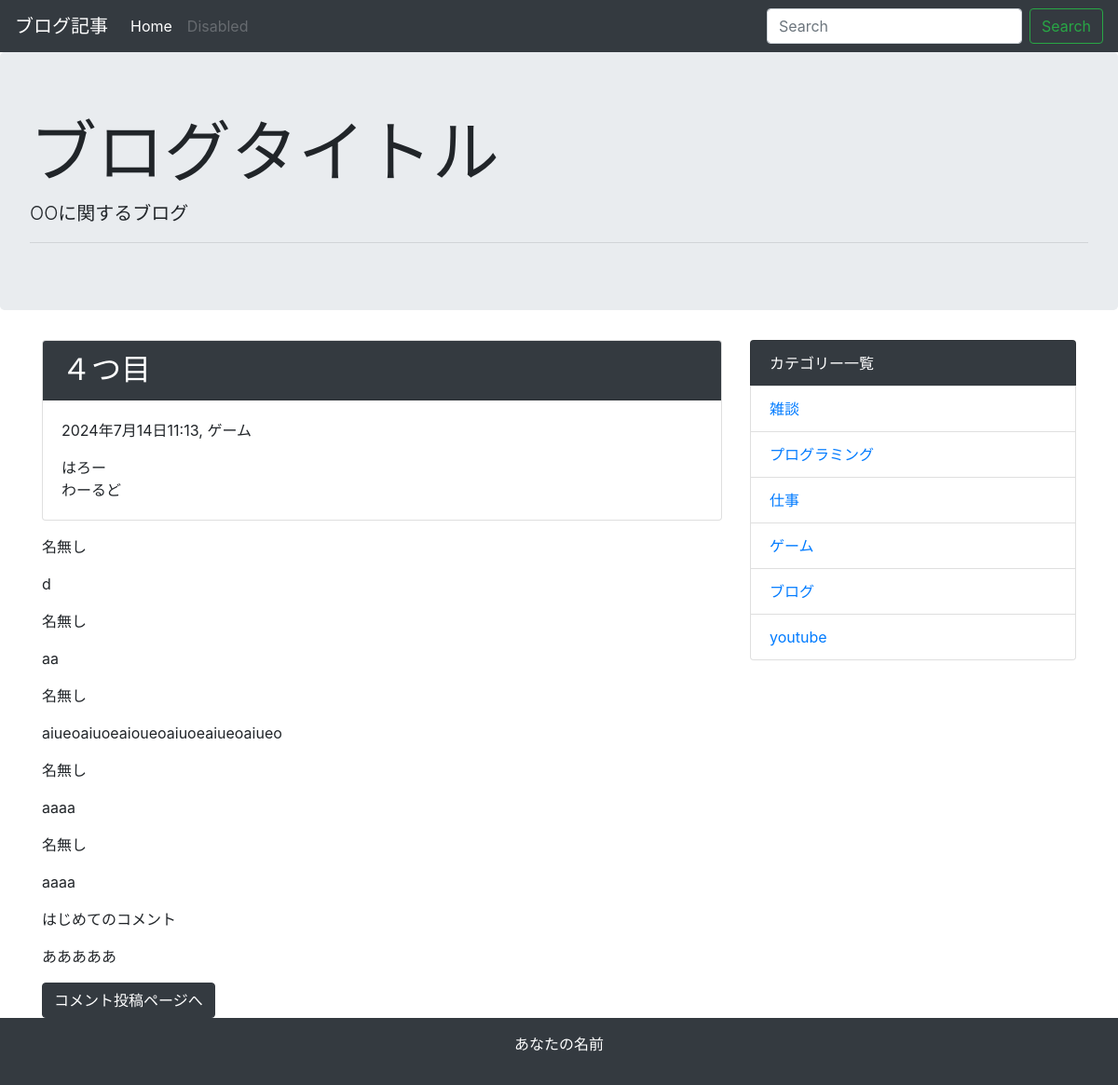
The page /detail/4 on the database its author committed.
### blog/models.py (models this page shows, shortened)
class Post(models.Model):
    title=models.CharField('タイトル',max_length=20)
    text=models.TextField('本文')
    created_at=models.DateTimeField('日付',default=timezone.now)
    category=models.ForeignKey(Category,verbose_name='カテゴリー',on_delete=models.PROTECT)

class Category(models.Model):
    name=models.CharField('カテゴリー名',max_length=225)
    created_at=models.DateTimeField('作成日',default=timezone.now)
    def __str__(self):
        return self.name

class Comment(models.Model):
    name=models.CharField('名前',max_length=20,default='名無し')
    text=models.TextField('本文')
    post=models.ForeignKey(Post,verbose_name='紐づく記事',on_delete=models.PROTECT)
    created_at=models.DateTimeField('日付',default=timezone.now)

### blog/views.py (the view)
# urls.py: path('detail/<int:pk>',views.DetailView.as_view(),name='detail'),
class DetailView(generic.DetailView):
    model=Post

### blog/context_proccessors.py (called while the page is built)
def common(request):
    context={
        'category_list':Category.objects.all(),
    }
    return context

### blog/templates/blog/post_detail.html
{% extends 'blog/base.html' %}
{% block content %}
<div class="card mb-3">
    <h2 class="card-header bg-dark text-white">
        {{post.title}}
    </h2>
    <div class="card-body">
        <p>{{post.created_at}}, {{post.category}}</p>
        {{post.text |linebreaksbr |urlize}}
    </div>
</div>
{% for comment in post.comment_set.all %}
<p>{{comment.name}}</p>
<p>{{comment.text |linebreaksbr}}</p>
{% endfor %}
<a class='btn btn-dark' href="{% url 'blog:comment' post.pk %}">コメント投稿ページへ</a>
{% endblock %}

### blog/templates/blog/base.html (shortened to what this page needs)
<!doctype html>
<html lang="ja">
  <head>
    <link rel="stylesheet" href="https://maxcdn.bootstrapcdn.com/bootstrap/4.0.0-beta.2/css/bootstrap.min.css">
  </head>
  <body>
    <nav class="navbar navbar-expand-lg navbar-dark bg-dark">
      <a class="navbar-brand" href="#">ブログ記事</a>
      <div class="collapse navbar-collapse" id="navbarSupportedContent">
        <ul class="navbar-nav mr-auto">
          <li class="nav-item active">
            <a class="nav-link" href="{% url 'blog:index' %}">Home <span class="sr-only">(current)</span></a>
          </li>
          <li class="nav-item">
            <a class="nav-link disabled" href="#">Disabled</a>
          </li>
        </ul>
        <form class="form-inline my-2 my-lg-0" action="{% url 'blog:index'%}">
          <input class="form-control mr-sm-2" type="text" placeholder="Search" aria-label="Search" name="keyword">
          <button class="btn btn-outline-success my-2 my-sm-0" type="submit">Search</button>
        </form>
      </div>
    </nav>
    <div class="jumbotron">
      <h1 class="display-3">ブログタイトル</h1>
      <p class="lead">OOに関するブログ</p>
      <hr class="my-2">
    </div>
    <div class="container">
    <div class='row'>
      <div class="col-md-8">
      {% block content %}
      {% endblock %}
      </div>
      <div class="col-md-4">
        <ul class="list-group">
          <li class="list-group-item bg-dark text-white">カテゴリー一覧</li>
          {% for category in category_list %}
          <li class="list-group-item"><a href="{% url 'blog:category' category.pk %}">{{category}}</a></li>
          {% endfor %}
        </ul>
      </div>
    </div>
    </div>
    <footer class="bg-dark text-white text-center py-3">
      <p>あなたの名前</p>
    </footer>
  </body>
</html>

### rows shown on the page
Post: title "４つ目", created_at "2024年7月14日11:13", category "ゲーム", text "はろー わーるど"
Comment: name "名無し", text "d"
Comment: name "名無し", text "aa"
Comment: name "名無し", text "aiueoaiuoeaioueoaiuoeaiueoaiueo"
Comment: name "名無し", text "aaaa"
Comment: name "名無し", text "aaaa"
Comment: name "はじめてのコメント", text "あああああ"
Category: name "雑談"
Category: name "プログラミング"
Category: name "仕事"
Category: name "ゲーム"
Category: name "ブログ"
Category: name "youtube"
